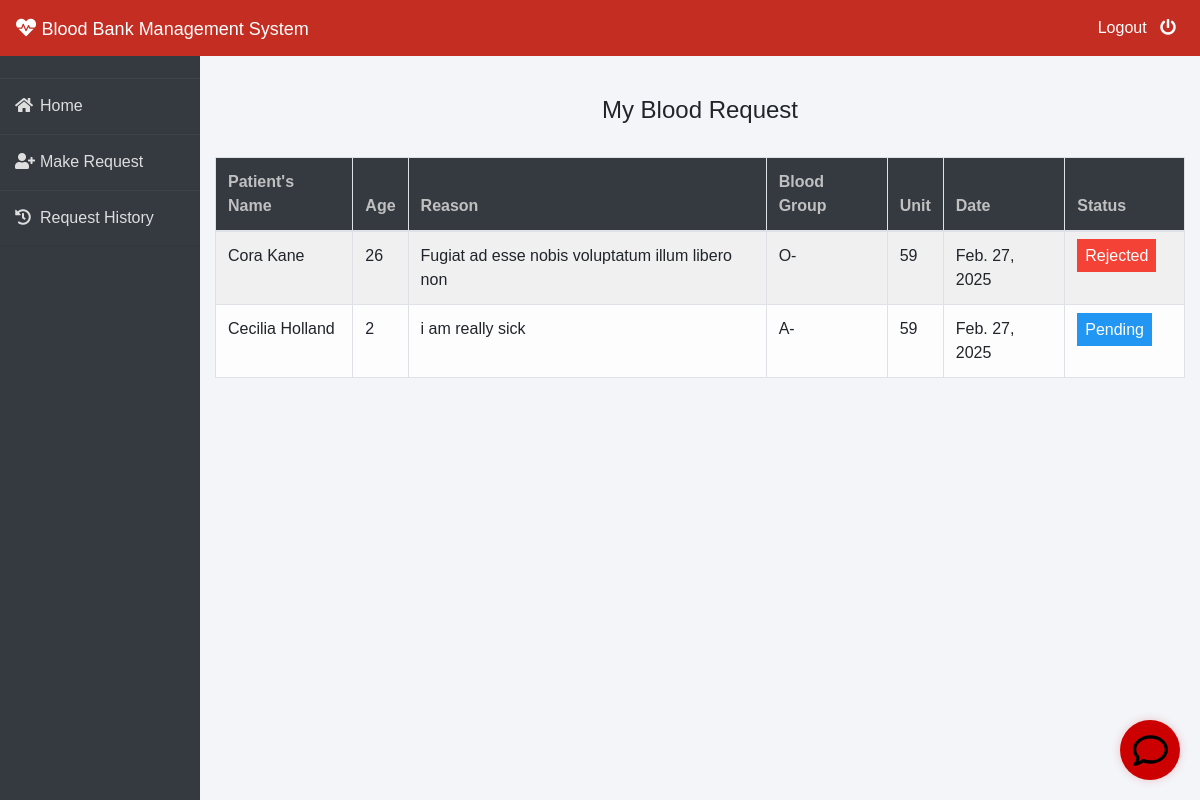
/patient/my-request (signed in), run on an earlier commit of the app's database.
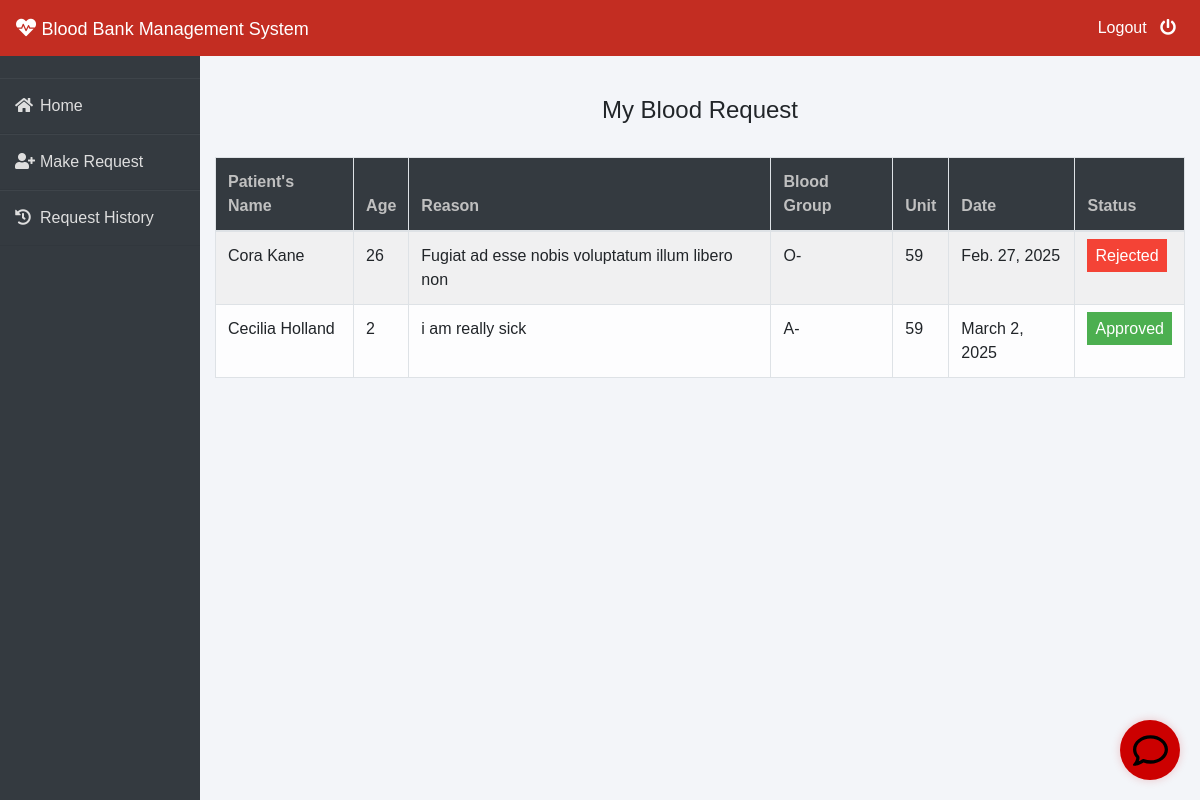
And on a later commit of the database.
### blood/models.py (models this page shows, shortened)
class BloodRequest(models.Model):
    request_by_patient=models.ForeignKey(pmodels.Patient,null=True,on_delete=models.CASCADE)
    request_by_donor=models.ForeignKey(dmodels.Donor,null=True,on_delete=models.CASCADE)
    patient_name=models.CharField(max_length=30)
    patient_age=models.PositiveIntegerField()
    reason=models.CharField(max_length=500)
    bloodgroup=models.CharField(max_length=10)
    unit=models.PositiveIntegerField(default=0)
    status=models.CharField(max_length=20,default="Pending")
    date=models.DateField(auto_now=True)

### patient/views.py (the view)
# urls.py: path('my-request', views.my_request_view,name='my-request'),
def my_request_view(request):
    patient= models.Patient.objects.get(user_id=request.user.id)
    blood_request=bmodels.BloodRequest.objects.all().filter(request_by_patient=patient)
    return render(request,'patient/my_request.html',{'blood_request':blood_request})

### templates/patient/my_request.html (shortened to what this page needs)
{% extends 'patient/patientbase.html' %}
{% block content %}
{% load widget_tweaks %}
{%load static%}
<head>
   </head>
<br><br>
<div class="container">
    <H4 class="text-center">My Blood Request</H4><br>
    <table class="table table-light table-hover table-bordered table-striped">
        <thead class="bg-dark">
            <tr>
                <th scope="col" style="color: rgb(192, 192, 192);">Patient's Name</th>
                <th scope="col" style="color: rgb(192, 192, 192);">Age</th>
                <th scope="col" style="color: rgb(192, 192, 192);">Reason</th>
                <th scope="col" style="color: rgb(192, 192, 192);">Blood Group</th>
                <th scope="col" style="color: rgb(192, 192, 192);">Unit</th>
                <th scope="col" style="color: rgb(192, 192, 192);">Date</th>
                <th scope="col" style="color: rgb(192, 192, 192);">Status</th>
            </tr>
        </thead>
        <tbody>
            {% for t in blood_request %}
            <tr>
                <td> {{t.patient_name}}</td>
                <td>{{t.patient_age}}</td>
                <td>{{t.reason}}</td>
                <td>{{t.bloodgroup}}</td>
                <td>{{t.unit}}</td>
                <td>{{t.date}}</td>
                {% if t.status == 'Approved' %}
                <td><span class="label success"> Approved</span></td>
                {% elif t.status == 'Rejected' %}
                <td><span class="label danger">Rejected</span></td>
                {% else %}
                <td><span style="color: white;margin-left: 0px;" class="label info">Pending</span></td>
                {% endif %}
            </tr>
            {% endfor %}
        </tbody>
    </table>
</div>
{% endblock content %}

What changed in the data, as far as the page shows it:
changed BloodRequest "Cecilia Holland": date "Feb. 27, 2025" → "March 2, 2025"; status "Pending" → "Approved"
